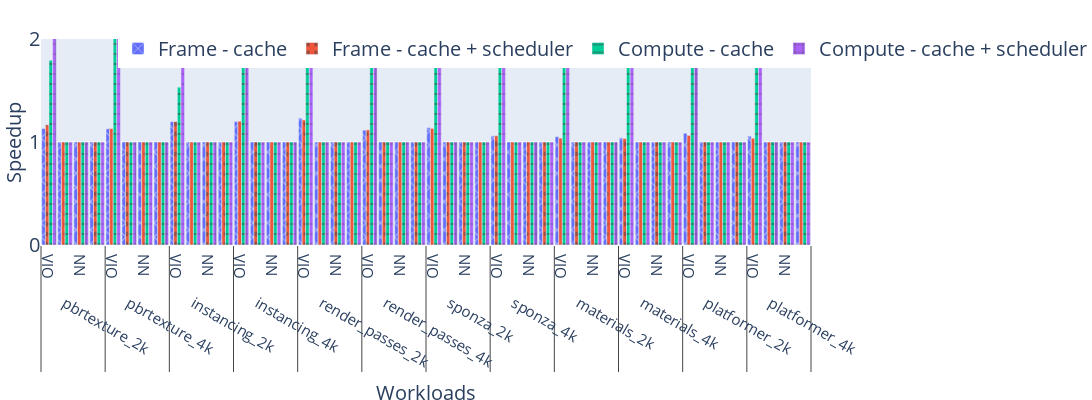

The cell this chart's notebook holds for it:
### Code cell
# Normalized Latency

import plotly
import plotly.graph_objects as go
import statistics

stats = {}
compute_cycles = {}
mesa_cycles = {}
compute_ipcs = {}
mesa_ipcs = {}
appconfigs = []

colors = {
    "Frame - cache": "darkslategray",
    "Frame - cache + scheduler": "deeppink",
    "Compute - cache": "darkseagreen",
    "Compute - cache + scheduler": "lime",
}
patterns = {
    "Frame - cache": "x",
    "Frame - cache + scheduler": ".",
    "Compute - cache": "-",
    "Compute - cache + scheduler": "+",
}
# ['', '/', '\\', 'x', '-', '|', '+', '.']

for wl in workloads:
    (
        all_named_kernels,
        stat_map,
        apps_and_args,
        configs,
        stats,
        gpgpu_build_nums,
    ) = get_csv_data_for_merge("../../" + wl + ".csv")

    for app in apps_and_args:
        if "all" not in app:
            continue
        for config in configs:
            appconfigs.append(app)
            compute_cycles[app + config] = 0
            mesa_cycles[app + config] = 0

    for app in apps_and_args:
        if "all" not in app:
            continue
        for config in configs:
            for kernel in all_named_kernels[app]:
                if "MESA" in kernel:
                    mesa_cycles[app + config] += int(
                        stat_map[kernel + app + config + "gpu_sim_cycle\\s*=\\s*(.*)"]
                    )
                else:
                    compute_cycles[app + config] += int(
                        stat_map[kernel + app + config + "gpu_sim_cycle\\s*=\\s*(.*)"]
                    )

gr2_to_plot = []
cp2_to_plot = []
gr1_to_plot = []
cp1_to_plot = []
x_mesa_labels = []
x_vio_labels = []
x_holo_labels = []
x_nn_labels = []
x_slam_labels = []
x_names = []
x_sizes = []

for wl in workloads:
    x_names.append(wl.split("_")[0])
    x_sizes.append(wl.split("_")[-1])
    x_mesa_labels.append(wl)
    x_vio_labels.append("VIO")
    x_holo_labels.append("HOLO")
    x_nn_labels.append("NN")
    x_slam_labels.append("SLAM")
    app = wl + "/all"
    config = app + "ORIN-SASS-concurrent-best-VISUAL"
    baseline = app + "ORIN-SASS-VISUAL"
    gr2_to_plot.append(
        1 / (mesa_cycles[config] / (mesa_cycles[baseline] + compute_cycles[baseline]))
    )
    cp2_to_plot.append(
        1
        / (compute_cycles[config] / (mesa_cycles[baseline] + compute_cycles[baseline]))
    )

    config = app + "ORIN-SASS-concurrent-VISUAL"
    gr1_to_plot.append(
        1 / (mesa_cycles[config] / (mesa_cycles[baseline] + compute_cycles[baseline]))
    )
    cp1_to_plot.append(
        1
        / (compute_cycles[config] / (mesa_cycles[baseline] + compute_cycles[baseline]))
    )

ones = [1 for i in range(len(x_mesa_labels))]

fig = go.Figure()
fig.add_trace(
    go.Bar(
        name="Frame - cache",
        x=[
            x_mesa_labels + x_mesa_labels + x_mesa_labels + x_mesa_labels,
            x_vio_labels + x_holo_labels + x_nn_labels + x_slam_labels,
        ],
        y=gr1_to_plot + ones + ones + ones,
        # marker=dict(color=colors['Frame - cache']),
        marker_pattern_shape=patterns["Frame - cache"],
    )
)
fig.add_trace(
    go.Bar(
        name="Frame - cache + scheduler",
        x=[
            x_mesa_labels + x_mesa_labels + x_mesa_labels + x_mesa_labels,
            x_vio_labels + x_holo_labels + x_nn_labels + x_slam_labels,
        ],
        y=gr2_to_plot + ones + ones + ones,
        # marker=dict(color=colors['Frame - cache + scheduler']),
        marker_pattern_shape=patterns["Frame - cache + scheduler"],
    )
)
fig.add_trace(
    go.Bar(
        name="Compute - cache",
        x=[
            x_mesa_labels + x_mesa_labels + x_mesa_labels + x_mesa_labels,
            x_vio_labels + x_holo_labels + x_nn_labels + x_slam_labels,
        ],
        y=cp1_to_plot + ones + ones + ones,
        # marker=dict(color=colors['Compute - cache']),
        marker_pattern_shape=patterns["Compute - cache"],
    )
)
fig.add_trace(
    go.Bar(
        name="Compute - cache + scheduler",
        x=[
            x_mesa_labels + x_mesa_labels + x_mesa_labels + x_mesa_labels,
            x_vio_labels + x_holo_labels + x_nn_labels + x_slam_labels,
        ],
        y=cp2_to_plot + ones + ones + ones,
        # marker=dict(color=colors['Compute - cache + scheduler']),
        marker_pattern_shape=patterns["Compute - cache + scheduler"],
    )
)
# change width and height of the figure
fig.update_layout(
    autosize=False,
    width=1800,
    height=400,
    # title="Normalized Latency",
)
# Change the bar mode
fig.update_layout(barmode="group")
# add title in middle
# fig.update_layout(
#     title={
#         "text": "Normalized Latency",
#         "y": 0.97,
#         "x": 0.5,
#         "xanchor": "center",
#         "yanchor": "top",
#     }
# )
# change bar gap
fig.update_layout(bargap=0.1, bargroupgap=0)
# change x axis title
fig.update_layout(xaxis_title="Workloads", yaxis_title="Speedup")
# change y axis range
fig.update_yaxes(range=[0, 2], dtick=1)
# change y tick step
# change font size
fig.update_layout(xaxis=dict(tickfont=dict(size=15)))
fig.update_layout(yaxis=dict(tickfont=dict(size=20)))
fig.update_layout(title_font_size=20)
fig.update_layout(legend=dict(font=dict(size=20)))
fig.update_layout(xaxis_title_font_size=20)
fig.update_layout(yaxis_title_font_size=20)
# change legend position to top
fig.update_layout(
    legend=dict(
        orientation="h",
        yanchor="bottom",
        y=1,
        xanchor="left",
        x=0.1,
    )
)
# change margin
fig.update_layout(margin=dict(l=50, r=50, t=50, b=150))

fig.show()

plotly.io.write_image(fig, "output_file.pdf", format="pdf")
plotly.io.write_image(fig, "tmp.png", format="png")

### Figure 1 — Plotly figure (JSON) as saved in the notebook; plotly's stock layout.template omitted (floating-point values rounded to 4 significant figures)
{"data": [{"marker": {"pattern": {"shape": "x"}}, "name": "Frame - cache", "type": "bar", "x": [["pbrtexture_2k", "pbrtexture_4k", "instancing_2k", "instancing_4k", "render_passes_2k", "render_passes_4k", "sponza_2k", "sponza_4k", "materials_2k", "materials_4k", "platformer_2k", "platformer_4k", "pbrtexture_2k", "pbrtexture_4k", "instancing_2k", "instancing_4k", "render_passes_2k", "render_passes_4k", "sponza_2k", "sponza_4k", "materials_2k", "materials_4k", "platformer_2k", "platformer_4k", "pbrtexture_2k", "pbrtexture_4k", "instancing_2k", "instancing_4k", "render_passes_2k", "render_passes_4k", "sponza_2k", "sponza_4k", "materials_2k", "materials_4k", "platformer_2k", "platformer_4k", "pbrtexture_2k", "pbrtexture_4k", "instancing_2k", "instancing_4k", "render_passes_2k", "render_passes_4k", "sponza_2k", "sponza_4k", "materials_2k", "materials_4k", "platformer_2k", "platformer_4k"], ["VIO", "VIO", "VIO", "VIO", "VIO", "VIO", "VIO", "VIO", "VIO", "VIO", "VIO", "VIO", "HOLO", "HOLO", "HOLO", "HOLO", "HOLO", "HOLO", "HOLO", "HOLO", "HOLO", "HOLO", "HOLO", "HOLO", "NN", "NN", "NN", "NN", "NN", "NN", "NN", "NN", "NN", "NN", "NN", "NN", "SLAM", "SLAM", "SLAM", "SLAM", "SLAM", "SLAM", "SLAM", "SLAM", "SLAM", "SLAM", "SLAM", "SLAM"]], "y": [1.131, 1.129, 1.199, 1.2, 1.232, 1.115, 1.14, 1.059, 1.051, 1.043, 1.085, 1.059, 1, 1, 1, 1, 1, 1, 1, 1, 1, 1, 1, 1, 1, 1, 1, 1, 1, 1, 1, 1, 1, 1, 1, 1, 1, 1, 1, 1, 1, 1, 1, 1, 1, 1, 1, 1]}, {"marker": {"pattern": {"shape": "."}}, "name": "Frame - cache + scheduler", "type": "bar", "x": [["pbrtexture_2k", "pbrtexture_4k", "instancing_2k", "instancing_4k", "render_passes_2k", "render_passes_4k", "sponza_2k", "sponza_4k", "materials_2k", "materials_4k", "platformer_2k", "platformer_4k", "pbrtexture_2k", "pbrtexture_4k", "instancing_2k", "instancing_4k", "render_passes_2k", "render_passes_4k", "sponza_2k", "sponza_4k", "materials_2k", "materials_4k", "platformer_2k", "platformer_4k", "pbrtexture_2k", "pbrtexture_4k", "instancing_2k", "instancing_4k", "render_passes_2k", "render_passes_4k", "sponza_2k", "sponza_4k", "materials_2k", "materials_4k", "platformer_2k", "platformer_4k", "pbrtexture_2k", "pbrtexture_4k", "instancing_2k", "instancing_4k", "render_passes_2k", "render_passes_4k", "sponza_2k", "sponza_4k", "materials_2k", "materials_4k", "platformer_2k", "platformer_4k"], ["VIO", "VIO", "VIO", "VIO", "VIO", "VIO", "VIO", "VIO", "VIO", "VIO", "VIO", "VIO", "HOLO", "HOLO", "HOLO", "HOLO", "HOLO", "HOLO", "HOLO", "HOLO", "HOLO", "HOLO", "HOLO", "HOLO", "NN", "NN", "NN", "NN", "NN", "NN", "NN", "NN", "NN", "NN", "NN", "NN", "SLAM", "SLAM", "SLAM", "SLAM", "SLAM", "SLAM", "SLAM", "SLAM", "SLAM", "SLAM", "SLAM", "SLAM"]], "y": [1.166, 1.131, 1.198, 1.202, 1.214, 1.118, 1.132, 1.06, 1.038, 1.033, 1.064, 1.037, 1, 1, 1, 1, 1, 1, 1, 1, 1, 1, 1, 1, 1, 1, 1, 1, 1, 1, 1, 1, 1, 1, 1, 1, 1, 1, 1, 1, 1, 1, 1, 1, 1, 1, 1, 1]}, {"marker": {"pattern": {"shape": "-"}}, "name": "Compute - cache", "type": "bar", "x": [["pbrtexture_2k", "pbrtexture_4k", "instancing_2k", "instancing_4k", "render_passes_2k", "render_passes_4k", "sponza_2k", "sponza_4k", "materials_2k", "materials_4k", "platformer_2k", "platformer_4k", "pbrtexture_2k", "pbrtexture_4k", "instancing_2k", "instancing_4k", "render_passes_2k", "render_passes_4k", "sponza_2k", "sponza_4k", "materials_2k", "materials_4k", "platformer_2k", "platformer_4k", "pbrtexture_2k", "pbrtexture_4k", "instancing_2k", "instancing_4k", "render_passes_2k", "render_passes_4k", "sponza_2k", "sponza_4k", "materials_2k", "materials_4k", "platformer_2k", "platformer_4k", "pbrtexture_2k", "pbrtexture_4k", "instancing_2k", "instancing_4k", "render_passes_2k", "render_passes_4k", "sponza_2k", "sponza_4k", "materials_2k", "materials_4k", "platformer_2k", "platformer_4k"], ["VIO", "VIO", "VIO", "VIO", "VIO", "VIO", "VIO", "VIO", "VIO", "VIO", "VIO", "VIO", "HOLO", "HOLO", "HOLO", "HOLO", "HOLO", "HOLO", "HOLO", "HOLO", "HOLO", "HOLO", "HOLO", "HOLO", "NN", "NN", "NN", "NN", "NN", "NN", "NN", "NN", "NN", "NN", "NN", "NN", "SLAM", "SLAM", "SLAM", "SLAM", "SLAM", "SLAM", "SLAM", "SLAM", "SLAM", "SLAM", "SLAM", "SLAM"]], "y": [1.794, 2.581, 1.532, 1.856, 2.104, 3.504, 4.587, 9.75, 5.169, 7.339, 8.86, 10.44, 1, 1, 1, 1, 1, 1, 1, 1, 1, 1, 1, 1, 1, 1, 1, 1, 1, 1, 1, 1, 1, 1, 1, 1, 1, 1, 1, 1, 1, 1, 1, 1, 1, 1, 1, 1]}, {"marker": {"pattern": {"shape": "+"}}, "name": "Compute - cache + scheduler", "type": "bar", "x": [["pbrtexture_2k", "pbrtexture_4k", "instancing_2k", "instancing_4k", "render_passes_2k", "render_passes_4k", "sponza_2k", "sponza_4k", "materials_2k", "materials_4k", "platformer_2k", "platformer_4k", "pbrtexture_2k", "pbrtexture_4k", "instancing_2k", "instancing_4k", "render_passes_2k", "render_passes_4k", "sponza_2k", "sponza_4k", "materials_2k", "materials_4k", "platformer_2k", "platformer_4k", "pbrtexture_2k", "pbrtexture_4k", "instancing_2k", "instancing_4k", "render_passes_2k", "render_passes_4k", "sponza_2k", "sponza_4k", "materials_2k", "materials_4k", "platformer_2k", "platformer_4k", "pbrtexture_2k", "pbrtexture_4k", "instancing_2k", "instancing_4k", "render_passes_2k", "render_passes_4k", "sponza_2k", "sponza_4k", "materials_2k", "materials_4k", "platformer_2k", "platformer_4k"], ["VIO", "VIO", "VIO", "VIO", "VIO", "VIO", "VIO", "VIO", "VIO", "VIO", "VIO", "VIO", "HOLO", "HOLO", "HOLO", "HOLO", "HOLO", "HOLO", "HOLO", "HOLO", "HOLO", "HOLO", "HOLO", "HOLO", "NN", "NN", "NN", "NN", "NN", "NN", "NN", "NN", "NN", "NN", "NN", "NN", "SLAM", "SLAM", "SLAM", "SLAM", "SLAM", "SLAM", "SLAM", "SLAM", "SLAM", "SLAM", "SLAM", "SLAM"]], "y": [2.302, 3.193, 1.94, 2.194, 2.215, 3.934, 6.517, 14.22, 5.43, 7.942, 7.272, 7.167, 1, 1, 1, 1, 1, 1, 1, 1, 1, 1, 1, 1, 1, 1, 1, 1, 1, 1, 1, 1, 1, 1, 1, 1, 1, 1, 1, 1, 1, 1, 1, 1, 1, 1, 1, 1]}], "layout": {"autosize": false, "bargap": 0.1, "bargroupgap": 0, "barmode": "group", "height": 400, "legend": {"font": {"size": 20}, "orientation": "h", "x": 0.1, "xanchor": "left", "y": 1, "yanchor": "bottom"}, "margin": {"b": 150, "l": 0, "r": 10, "t": 20}, "title": {"font": {"size": 20}}, "width": 1800, "xaxis": {"tickfont": {"size": 15}, "title": {"font": {"size": 20}, "text": "Workloads"}}, "yaxis": {"dtick": 1, "range": [0, 2], "tickfont": {"size": 20}, "title": {"font": {"size": 20}, "text": "Speedup"}}}}
